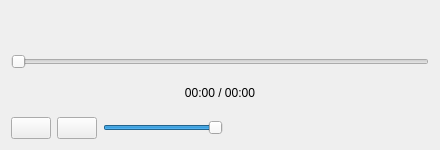
<?xml version="1.0" encoding="UTF-8"?>
<ui version="4.0">
 <class>CueWindow</class>
 <widget class="QDialog" name="CueWindow">
  <property name="geometry">
   <rect>
    <x>0</x>
    <y>0</y>
    <width>440</width>
    <height>150</height>
   </rect>
  </property>
  <property name="windowTitle">
   <string>Pré Escuta</string>
  </property>
  <layout class="QVBoxLayout" name="verticalLayout">
   <item>
    <widget class="QLabel" name="trackName">
     <property name="text">
      <string/>
     </property>
     <property name="alignment">
      <set>Qt::AlignmentFlag::AlignCenter</set>
     </property>
    </widget>
   </item>
   <item>
    <widget class="QSlider" name="seeker">
     <property name="orientation">
      <enum>Qt::Orientation::Horizontal</enum>
     </property>
    </widget>
   </item>
   <item>
    <widget class="QLabel" name="timeLabel">
     <property name="text">
      <string>00:00 / 00:00</string>
     </property>
     <property name="alignment">
      <set>Qt::AlignmentFlag::AlignCenter</set>
     </property>
    </widget>
   </item>
   <item>
    <layout class="QHBoxLayout" name="horizontalLayout">
     <item>
      <widget class="QPushButton" name="btn_play">
       <property name="focusPolicy">
        <enum>Qt::FocusPolicy::NoFocus</enum>
       </property>
       <property name="text">
        <string/>
       </property>
      </widget>
     </item>
     <item>
      <widget class="QPushButton" name="btn_stop">
       <property name="focusPolicy">
        <enum>Qt::FocusPolicy::NoFocus</enum>
       </property>
       <property name="text">
        <string/>
       </property>
      </widget>
     </item>
     <item>
      <widget class="QSlider" name="cue_volume">
       <property name="minimum">
        <number>0</number>
       </property>
       <property name="maximum">
        <number>100</number>
       </property>
       <property name="value">
        <number>100</number>
       </property>
       <property name="maximumSize">
        <size>
         <width>120</width>
         <height>16777215</height>
        </size>
       </property>
       <property name="orientation">
        <enum>Qt::Orientation::Horizontal</enum>
       </property>
      </widget>
     </item>
     <item>
      <spacer name="horizontalSpacer">
       <property name="orientation">
        <enum>Qt::Orientation::Horizontal</enum>
       </property>
       <property name="sizeHint" stdset="0">
        <size>
         <width>40</width>
         <height>10</height>
        </size>
       </property>
      </spacer>
     </item>
    </layout>
   </item>
  </layout>
 </widget>
 <resources/>
 <connections/>
</ui>
